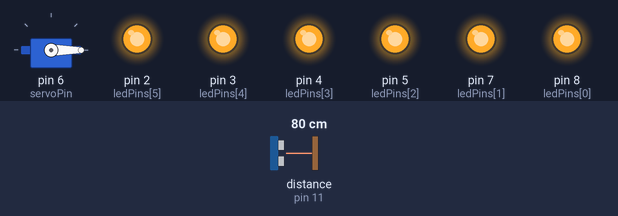
A sketch run on a simulated Arduino Uno, built with avr-gcc and run on an emulated ATmega328P. Shown: servo, output pins drawn as LEDs (lit = HIGH). Wiring (inferred from the names in the program): ultrasonic range finder: trigger pin 12; echo pin 11. Inputs (shaded band) come from the test bench; at power-on: distance to the obstacle (sensor on pin 11) 80 cm. The echo pulse lasts 58.3 µs per cm; pins used as bus, display or sensor lines are not drawn.

Above: at 1.2 s.
1.3 s: distance to the obstacle (sensor on pin 11) set to 2 cm
At 2.4 s:
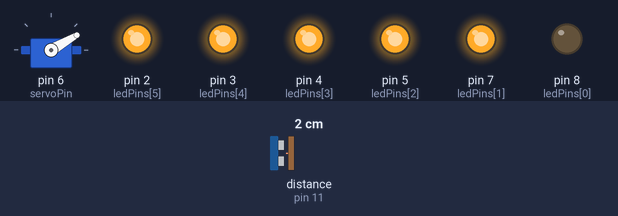
2.8 s: distance to the obstacle (sensor on pin 11) set to 9 cm
At 3.9 s:
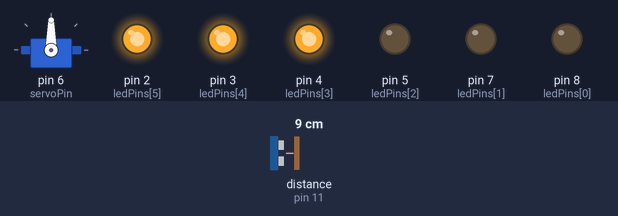
4.3 s: distance to the obstacle (sensor on pin 11) set to 18 cm
At 5.5 s:
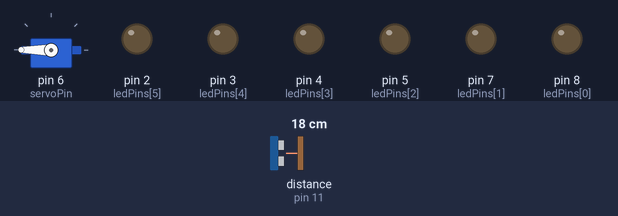
5.8 s: distance to the obstacle (sensor on pin 11) set to 6 cm
At 6.4 s:
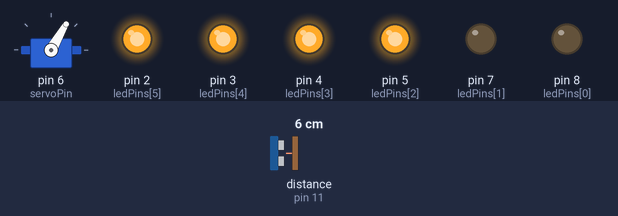
7.3 s: distance to the obstacle (sensor on pin 11) set to 12 cm
At 8.1 s:
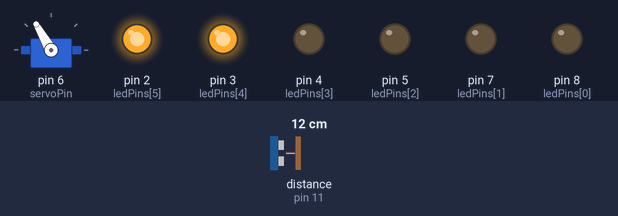
8.8 s: distance to the obstacle (sensor on pin 11) set to 4 cm
At 9.9 s:
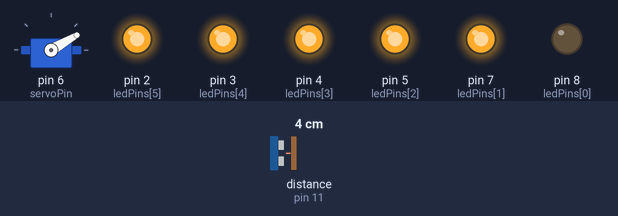
Timing chart, 0 to 11.3 s (numbered marks = the images above; inputs shaded):
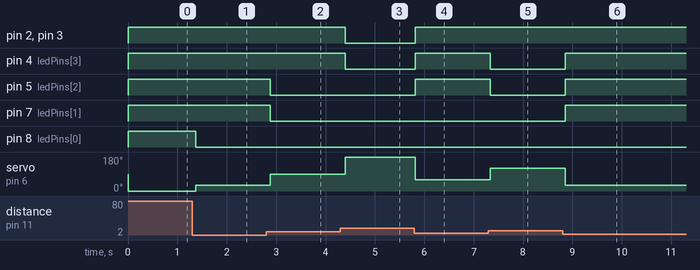

Measured:
- after the input at 1.3 s, pin 8 (ledPins[0]): HIGH → LOW after 0.07 s; servo on pin 6 (servoPin): 0° → 30° after 0.07 s
- after the input at 2.8 s, pin 5 (ledPins[2]), pin 7 (ledPins[1]): HIGH → LOW after 0.08 s; servo on pin 6 (servoPin): 30° → 90° after 0.08 s
- after the input at 4.3 s, pin 2 (ledPins[5]), pin 3 (ledPins[4]), pin 4 (ledPins[3]): HIGH → LOW after 0.10 s; servo on pin 6 (servoPin): 90° → 180° after 0.10 s
- after the input at 5.8 s, pin 2 (ledPins[5]), pin 3 (ledPins[4]), pin 4 (ledPins[3]), pin 5 (ledPins[2]): LOW → HIGH at once; servo on pin 6 (servoPin): 180° → 60° at once
- after the input at 7.3 s, pin 4 (ledPins[3]), pin 5 (ledPins[2]): HIGH → LOW at once; servo on pin 6 (servoPin): 60° → 120° at once
- after the input at 8.8 s, pin 4 (ledPins[3]), pin 5 (ledPins[2]), pin 7 (ledPins[1]): LOW → HIGH after 0.05 s; servo on pin 6 (servoPin): 120° → 30° after 0.05 s

The sketch:

Ultrasonic_6LED_Servo.ino
```cpp
#include <Servo.h>

Servo myServo;
const int trigPin = 12;
const int echoPin = 11;
const int servoPin = 6;
const int ledPins[6] = {8, 7, 5, 4, 3, 2}; // LED 1 hingga LED 6

long duration;
int distance;

void setup() {
  myServo.attach(servoPin);
  pinMode(trigPin, OUTPUT);
  pinMode(echoPin, INPUT);
  for (int i = 0; i < 6; i++) {
    pinMode(ledPins[i], OUTPUT);
  }
}

void loop() {
  digitalWrite(trigPin, LOW);
  delayMicroseconds(2);
  digitalWrite(trigPin, HIGH);
  delayMicroseconds(10);
  digitalWrite(trigPin, LOW);

  duration = pulseIn(echoPin, HIGH);
  distance = duration * 0.034 / 2;

  if (distance <= 3) {
    setLeds(LOW, HIGH, HIGH, HIGH, HIGH, HIGH);
    myServo.write(30);
  } else if (distance <= 6) {
    setLeds(LOW, LOW, HIGH, HIGH, HIGH, HIGH);
    myServo.write(60);
  } else if (distance <= 9) {
    setLeds(LOW, LOW, LOW, HIGH, HIGH, HIGH);
    myServo.write(90);
  } else if (distance <= 12) {
    setLeds(LOW, LOW, LOW, LOW, HIGH, HIGH);
    myServo.write(120);
  } else if (distance <= 15) {
    setLeds(LOW, LOW, LOW, LOW, LOW, HIGH);
    myServo.write(150);
  } else if (distance <= 18) {
    setLeds(LOW, LOW, LOW, LOW, LOW, LOW);
    myServo.write(180);
  } else {
    setLeds(HIGH, HIGH, HIGH, HIGH, HIGH, HIGH);
    myServo.write(0);
  }
  delay(100);
}

void setLeds(int l1, int l2, int l3, int l4, int l5, int l6) {
  digitalWrite(ledPins[0], l1);
  digitalWrite(ledPins[1], l2);
  digitalWrite(ledPins[2], l3);
  digitalWrite(ledPins[3], l4);
  digitalWrite(ledPins[4], l5);
  digitalWrite(ledPins[5], l6);
}
```
